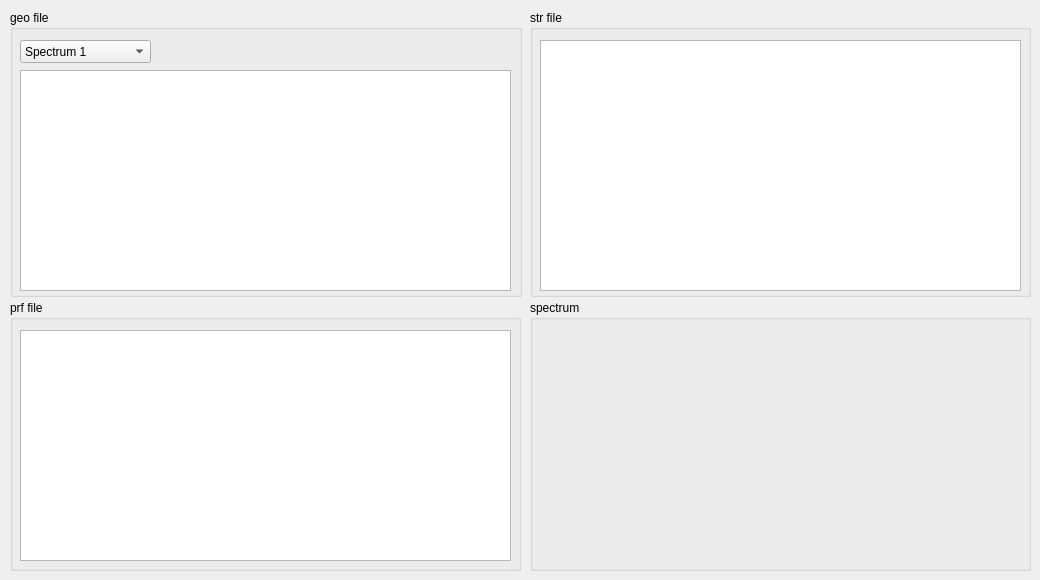
        <widget class="QWidget" name="tab_9">
         <attribute name="title">
          <string>Output</string>
         </attribute>
         <widget class="QGroupBox" name="groupBox_15">
          <property name="geometry">
           <rect>
            <x>10</x>
            <y>10</y>
            <width>512</width>
            <height>287</height>
           </rect>
          </property>
          <property name="title">
           <string>geo file</string>
          </property>
          <widget class="QComboBox" name="comboBox_Advanced_2">
           <property name="geometry">
            <rect>
             <x>10</x>
             <y>30</y>
             <width>131</width>
             <height>23</height>
            </rect>
           </property>
           <item>
            <property name="text">
             <string>Spectrum 1</string>
            </property>
           </item>
          </widget>
          <widget class="QPlainTextEdit" name="results_geometry">
           <property name="geometry">
            <rect>
             <x>10</x>
             <y>60</y>
             <width>491</width>
             <height>221</height>
            </rect>
           </property>
           <property name="textInteractionFlags">
            <set>Qt::TextSelectableByKeyboard|Qt::TextSelectableByMouse</set>
           </property>
          </widget>
         </widget>
         <widget class="QGroupBox" name="groupBox_16">
          <property name="geometry">
           <rect>
            <x>530</x>
            <y>10</y>
            <width>501</width>
            <height>287</height>
           </rect>
          </property>
          <property name="title">
           <string>str file</string>
          </property>
          <widget class="QPlainTextEdit" name="results_elements">
           <property name="geometry">
            <rect>
             <x>10</x>
             <y>30</y>
             <width>481</width>
             <height>251</height>
            </rect>
           </property>
           <property name="textInteractionFlags">
            <set>Qt::TextSelectableByKeyboard|Qt::TextSelectableByMouse</set>
           </property>
          </widget>
         </widget>
         <widget class="QGroupBox" name="groupBox_17">
          <property name="geometry">
           <rect>
            <x>10</x>
            <y>300</y>
            <width>511</width>
            <height>271</height>
           </rect>
          </property>
          <property name="title">
           <string>prf file</string>
          </property>
          <widget class="QPlainTextEdit" name="results_profile">
           <property name="geometry">
            <rect>
             <x>10</x>
             <y>30</y>
             <width>491</width>
             <height>231</height>
            </rect>
           </property>
           <property name="textInteractionFlags">
            <set>Qt::TextSelectableByKeyboard|Qt::TextSelectableByMouse</set>
           </property>
          </widget>
         </widget>
         <widget class="QGroupBox" name="groupBox_27">
          <property name="geometry">
           <rect>
            <x>530</x>
            <y>300</y>
            <width>501</width>
            <height>271</height>
           </rect>
          </property>
          <property name="title">
           <string>spectrum</string>
          </property>
          <widget class="QWidget" name="verticalLayoutWidget_4">
           <property name="geometry">
            <rect>
             <x>0</x>
             <y>20</y>
             <width>501</width>
             <height>251</height>
            </rect>
           </property>
           <layout class="QVBoxLayout" name="spectra_result_plot_advanced"/>
          </widget>
         </widget>
        </widget>
